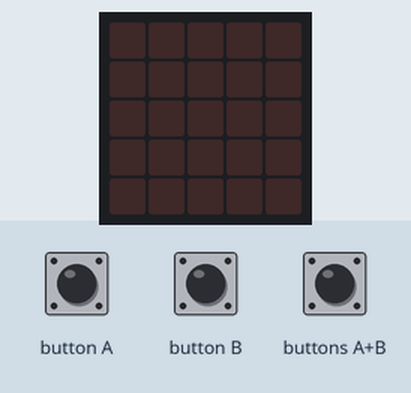
A program run on a simulated BBC micro:bit (MakeCode). Parts: the board's 5×5 LED display. The test bench sets the inputs (shaded band).

Above: at 1.2 s.
1.3 s: button A pressed for 0.15 s
At 2.2 s:
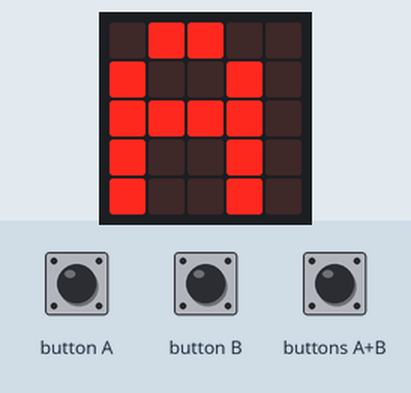
2.9 s: button B pressed for 1 s
At 3.7 s:
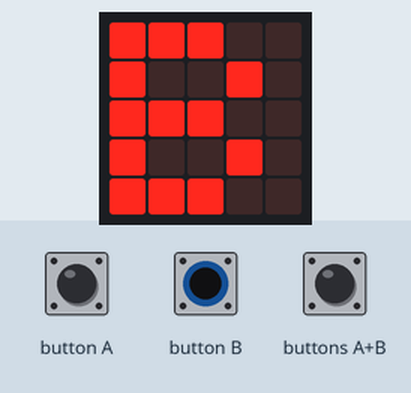
5.4 s: buttons A+B pressed for 0.15 s
At 6.5 s:
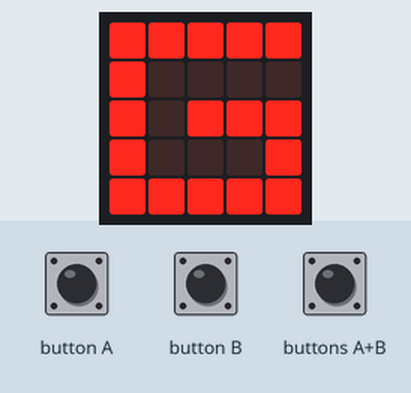
7.0 s: button A pressed for 1 s
At 7.8 s:
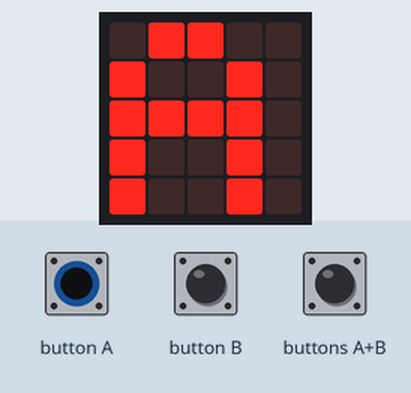
9.5 s: button B pressed for 0.15 s
At 10.1 s:
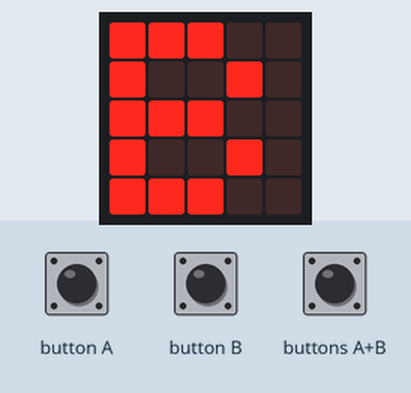
Timing chart, 0 to 12.1 s (numbered marks = the images above; inputs shaded):
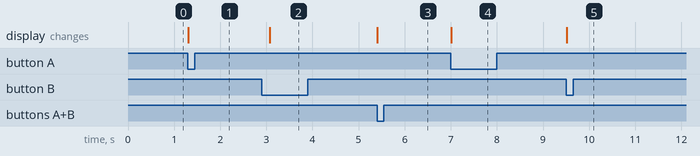

Measured:
- after the input at 1.3 s, the display: changes at once (image 1)
- after the input at 2.9 s, the display: changes after 0.17 s (image 2)
- after the input at 5.4 s, the display: changes at once (image 3)
- after the input at 7.0 s, the display: changes at once (image 4)
- after the input at 9.5 s, the display: changes at once (image 5)

The program:

main.ts
```typescript
function GG () {
    if (input.buttonIsPressed(Button.AB)) {
        basic.showLeds(`
            # # # # #
            # . . . .
            # . # # #
            # . . . #
            # # # # #
            `)
    } else if (input.buttonIsPressed(Button.A)) {
        basic.showString("A")
        basic.pause(1000)
    } else if (input.buttonIsPressed(Button.B)) {
        basic.showString("B")
        basic.pause(1000)
    }
}
basic.forever(function () {
    GG()
})
```

test.ts
```typescript
// 在這裡測試；當此封包作為擴充功能時，將不會編譯此內容。
```
